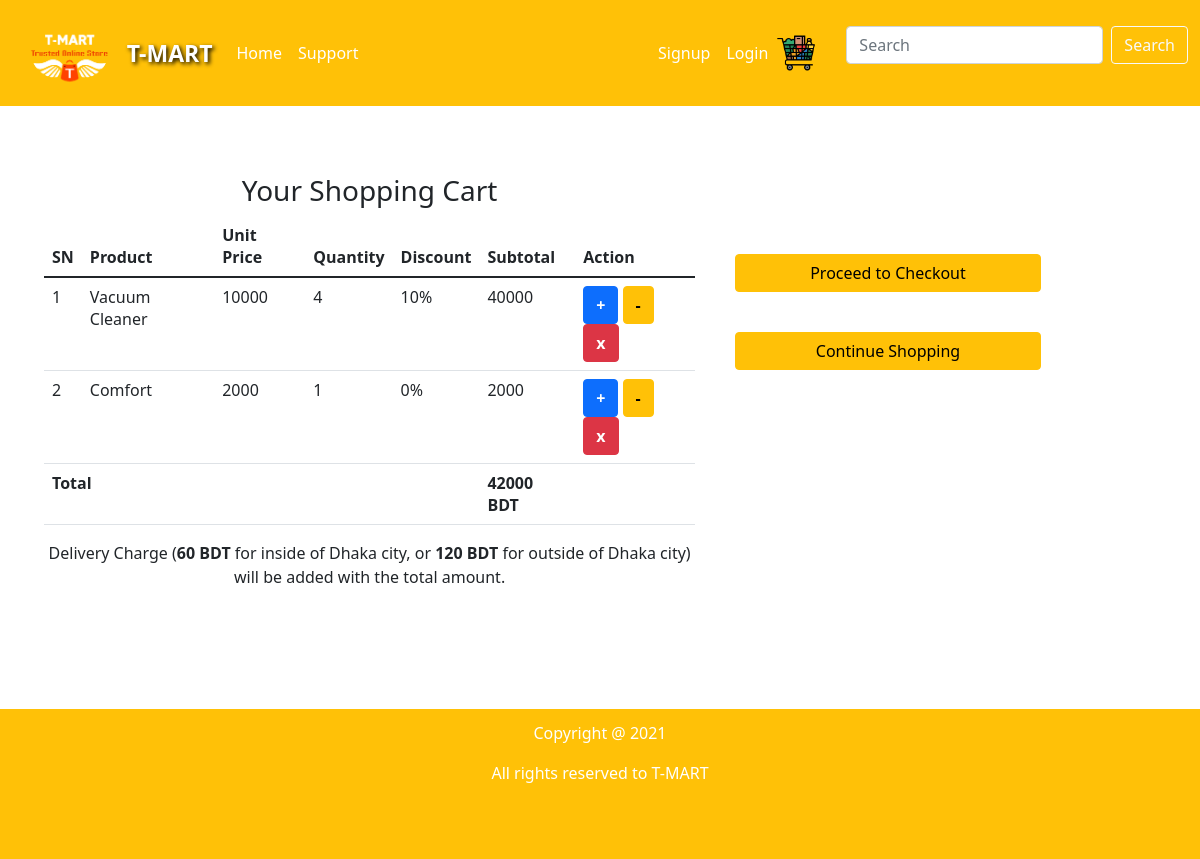
/managecart/70/, run on the app's committed database.
### product/models.py (models this page shows, shortened)
class CartProduct(models.Model):
	cart = models.ForeignKey(Cart, on_delete=models.CASCADE)
	product = models.ForeignKey(Product, on_delete=models.CASCADE)
	rate = models.PositiveIntegerField()
	quantity = models.PositiveIntegerField()
	subtotal = models.PositiveIntegerField()

class Product(models.Model):
	name = models.CharField(max_length=50, null=False, blank=False)
	product_code = models.CharField(max_length=50)
	category = models.ForeignKey(Category, on_delete=models.CASCADE, null=True, blank=True)
	brand = models.ForeignKey(Brand, on_delete=models.CASCADE)
	gender = models.ForeignKey(Gender, on_delete=models.CASCADE)
	description = models.CharField(max_length=1000)
	price = models.PositiveIntegerField(default=0)
	currency = models.CharField(max_length=20)
	discount = models.IntegerField(default=0)
	color = models.CharField(max_length=20, null=True, blank=True)
	size = models.CharField(max_length=20, null=True, blank=True)
	condition = models.CharField(max_length=20, null=True, blank=True)
	model = models.CharField(max_length=30, null=True, blank=True)
	is_available = models.CharField(max_length=20, null=True, blank=True)
	rating = models.PositiveIntegerField(validators=[MinValueValidator(1), MaxValueValidator(5)])
	timestamp = models.DateTimeField(auto_now_add=True, auto_now=False)
	updated = models.DateTimeField(auto_now_add=False, auto_now=True)
	active = models.BooleanField(default=True)

class Cart(models.Model):
	customer = models.ForeignKey(Customer, on_delete=models.SET_NULL, blank=True, null=True)
	total = models.PositiveIntegerField(default=0)
	created_at = models.DateTimeField(auto_now_add=True)

### product/views.py (the view, shortened to what this page needs)
# urls.py: path('managecart/<int:item_id>/', ManageCart.as_view(), name="managecart"),
class ManageCart(View):
	def get(self, request, *arg, **kwargs):
		item_id = self.kwargs["item_id"]
		action = request.GET.get('action')
		cp_obj = CartProduct.objects.get(id=item_id)
		cart_obj = cp_obj.cart
		if action == "inc":
			cp_obj.quantity += quantity
			cp_obj.subtotal += cp_obj.rate
			cp_obj.save()
			cart_obj.total += cp_obj.rate
			cart_obj.save()
		elif action == "rmv":
			cart_obj.total -= cp_obj.subtotal
			cart_obj.save()
			cp_obj.delete()
		return render(request, 'product/addToCart.html', {'cart_obj':cart_obj})

### product/templates/product/addToCart.html (shortened to what this page needs)
{% extends 'product/base.html' %}
{% load static %}
{% block content %}
<div class="container_shoppingcart">
	<div class="container_cart">
		<h3> Your Shopping Cart </h3>
		<table class="table">
			<thead>
				<tr>
					<th>SN</th>
					<th>Product</th>
					<th>Unit Price</th>
					<th>Quantity</th>
					<th>Discount</th>
					<th>Subtotal</th>
					<th>Action</th>
				</tr>
			</thead>
			<tbody>
				{% for item in cart_obj.cartproduct_set.all %}
				<tr>
					<td>{{forloop.counter}}</td>
					<td>{{item.product.name}}</td>
					<td>{{item.product.price}}</td>
					<td>{{item.quantity}}</td>
					<td>{{item.product.discount}}%</td>
					<td>{{item.subtotal}}</td>
					<td>
						<a href="{% url 'managecart' item.id %}?action=inc" class="btn btn-primary"><b>+</b></a>
						<a href="{% url 'managecart' item.id %}?action=dec" class="btn btn-warning"><b>-</b></a>
						<a href="{% url 'managecart' item.id %}?action=rmv" class="btn btn-danger"><b>x</b></a>
					</td>
				</tr>
				{% endfor %}
				<th colspan="5" class="text-right">Total </th>
				<th>{{cart_obj.total}} <b>BDT</b><th>
			</tbody>
		</table>
		<p style="text-align:center">Delivery Charge (<b>60 BDT</b> for inside of Dhaka city, or <b>120 BDT</b> for outside of Dhaka city) will be added with the total amount. </p>
	</div>
	<div class="container_checkout">
		<a href="{% url 'checkout' cart_obj.id %} " class="btn btn-warning" style="margin-top: 80px; width: 100%;">Proceed to Checkout</a>
		<a href="{% url 'homePage' %} " class="btn btn-warning" style="margin-top: 40px; width: 100%;">Continue Shopping</a>
	</div>
</div>
{% endblock %}

### product/templates/product/addToCart.html (style rules this page uses)
.container_shoppingcart { width: 100%; float: left; margin-top: 130px; }
.container_cart { width: 60%; float: left; text-align: center; padding: 20px; }
.container_checkout { width: 30%; float: left; text-align: center; padding: 20px; }

### data on the page
CartProduct: product.name "Vacuum Cleaner", product.price "10000", quantity "4", product.discount "10", subtotal "40000"
CartProduct: product.name "Comfort", product.price "2000", quantity "1", product.discount "0", subtotal "2000"
Cart: total "42000"
